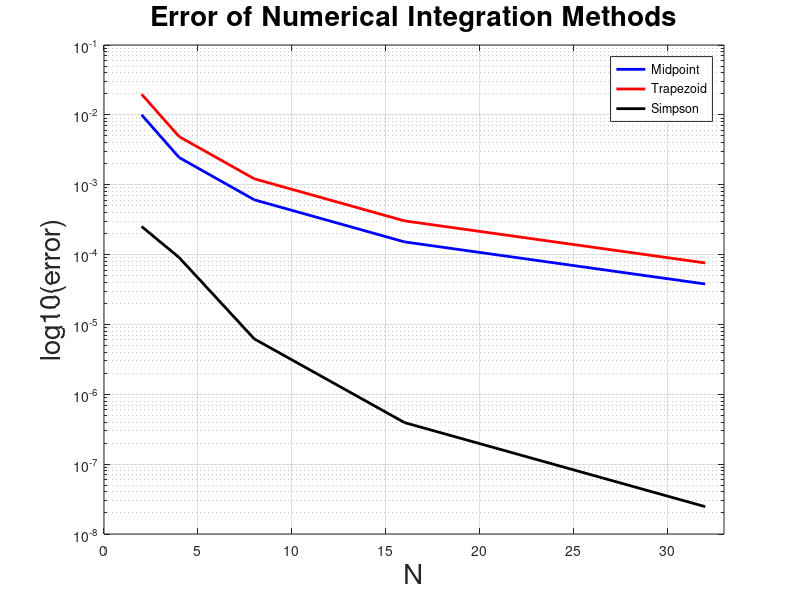

The MATLAB script that drew this image:
% Constants
mu = 3.5;
sigma = 0.7;
a = 4.5;
b = 6;

% Exact value of P
P_exact = integral(@(x) exp(-(x-mu).^2/(2*sigma^2))/(sigma*sqrt(2*pi)), a, b);

% Midpoint rule
N = [2, 4, 8, 16, 32];
A2 = zeros(5, 1);
for i = 1:5
    h = (b-a)/N(i);
    x = a + h/2 : h : b - h/2;
    A2(i) = h * sum(exp(-(x-mu).^2/(2*sigma^2))/(sigma*sqrt(2*pi)));
end
A3 = abs(A2 - P_exact);

% Trapezoidal rule
A4 = zeros(5, 1);
for i = 1:5
    h = (b-a)/N(i);
    x = a : h : b;
    A4(i) = h/2 * (exp(-(a-mu).^2/(2*sigma^2))/(sigma*sqrt(2*pi)) + ...
        2*sum(exp(-(x(2:end-1)-mu).^2/(2*sigma^2))/(sigma*sqrt(2*pi))) + ...
        exp(-(b-mu).^2/(2*sigma^2))/(sigma*sqrt(2*pi)));
end
A5 = abs(A4 - P_exact);

% Simpson's 1/3 rule
A6 = zeros(5, 1);
for i = 1:5
    h = (b-a)/N(i);
    x = a : h : b;
    A6(i) = h/3 * (exp(-(a-mu).^2/(2*sigma^2))/(sigma*sqrt(2*pi)) + ...
        4*sum(exp(-(x(2:2:end-1)-mu).^2/(2*sigma^2))/(sigma*sqrt(2*pi))) + ...
        2*sum(exp(-(x(3:2:end-2)-mu).^2/(2*sigma^2))/(sigma*sqrt(2*pi))) + ...
        exp(-(b-mu).^2/(2*sigma^2))/(sigma*sqrt(2*pi)));
end
A7 = abs(A6 - P_exact);

% Plot
N = [2, 4, 8, 16, 32];
semilogy(N, A3, 'b-', 'LineWidth', 2);
hold on;
semilogy(N, A5, 'r-', 'LineWidth', 2);
semilogy(N, A7, 'k-', 'LineWidth', 2);
legend('Midpoint', 'Trapezoid', 'Simpson', 'Location', 'northeast');
xlim([0, 33]);
ylim([1e-8, 1e-1]);
xlabel('N', 'FontSize', 20);
ylabel('log10(error)', 'FontSize', 20);
title('Error of Numerical Integration Methods', 'FontSize', 20);
set(gca, 'FontSize', 10);
grid on;
box on;